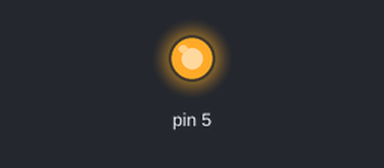
The sketch below on a simulated Teensy 4. Parts: output pins drawn as LEDs (lit = HIGH).

Above: at 0.1 s.
At 2.1 s:
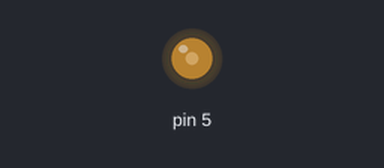
At 4.1 s:
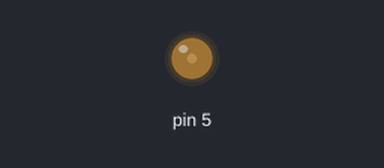
At 5.1 s:
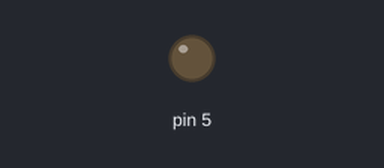
Timing chart, 0 to 6.6 s (numbered marks = the images above):
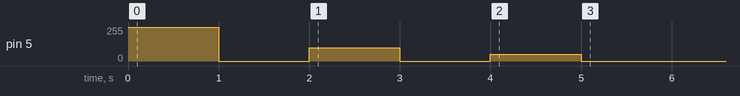

The sketch:

archivo.ino
```cpp
#include <Servo.h>
Servo servoX;
int c = 0;
void setup() {
pinMode(5, OUTPUT);
}
void loop() {
if(c==0){
analogWrite(5, 255);
delay(1000);
analogWrite(5, 0);
delay(1000);
analogWrite(5, 100);
delay(1000);
analogWrite(5, 0);
delay(1000);
analogWrite(5, 50);
delay(1000);
analogWrite(5, 0);
delay(1000);
c++;
}
}
```

Measured:
- by itself, pin 5: 0/255 → 255/255 at 0.00 s, → 0/255 1.0 s later, → 100/255 1.0 s later, → 0/255 1.0 s later, … (6 changes in this stretch)
